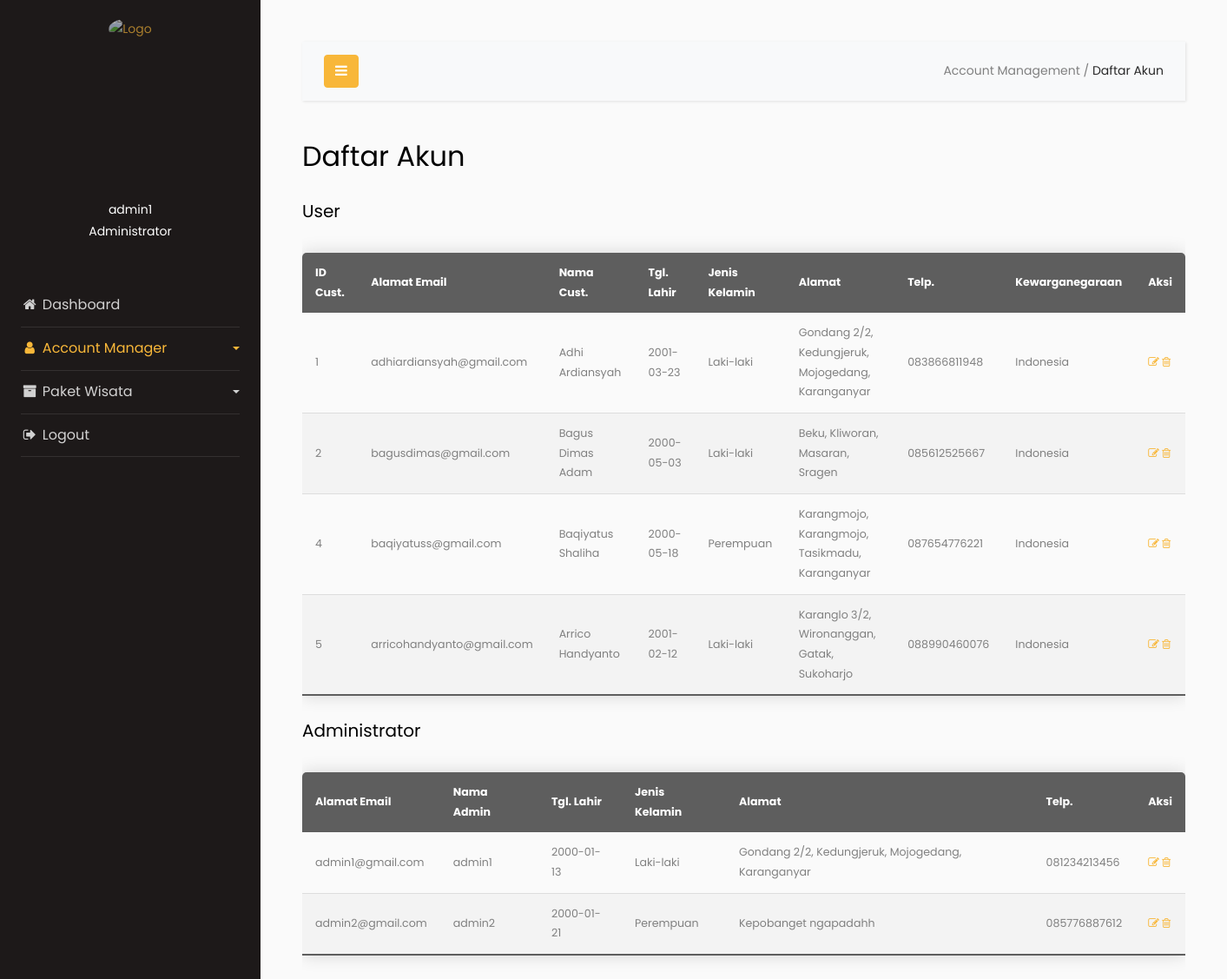
The app's page /AgenWisata/Admin/ayodolan-admin/daftar-akun.php with its own data.
### tables this page shows
CREATE TABLE `pendaftaran` (
  `id_pelanggan` int(8) NOT NULL,
  `email_pelanggan` varchar(50) NOT NULL,
  `nama_pelanggan` varchar(30) NOT NULL,
  `tglLahir_pelanggan` date NOT NULL,
  `kelamin_pelanggan` varchar(9) NOT NULL,
  `alamat_pelanggan` text NOT NULL,
  `telp_pelanggan` varchar(14) NOT NULL,
  `kewarganegaraan` varchar(20) NOT NULL,
  `kataSandi_pelanggan` varchar(255) NOT NULL
);

CREATE TABLE `pendaftaran_admin` (
  `email_admin` varchar(50) NOT NULL,
  `nama_admin` varchar(30) NOT NULL,
  `tglLahir_admin` date NOT NULL,
  `kelamin_admin` varchar(9) NOT NULL,
  `alamat_admin` text NOT NULL,
  `telp_admin` varchar(14) NOT NULL,
  `kataSandi_admin` varchar(15) NOT NULL
);

### AgenWisata/Admin/ayodolan-admin/daftar-akun.php (the view, shortened to what this page needs)
<!doctype html>
<html lang="en">
  <head>
		<link rel="stylesheet" href="https://stackpath.bootstrapcdn.com/font-awesome/4.7.0/css/font-awesome.min.css">
    <link rel="stylesheet" href="css/style.css">
  </head>
  <body>
		<div class="wrapper d-flex align-items-stretch">
			<nav id="sidebar">
        <div class="logo-brand" style="text-align: center; padding-top: 20px;">
            <a href="index.php"><img src="images/branding-logo.png" alt="Logo" style="opacity: .8; width: 85%;"></a>
        </div>
				<div class="p-4 pt-5">
          <div class="user">
            <a href="" class="img logo rounded-circle mb-5" style="background-image: url(images/user-2-icon.png); margin-bottom: 0px !important;"></a>
          </div>
          <div class="user" style="padding-top: 15px;">
            <p align="center">
              admin1<br>
              Administrator
            </p>
          </div>
	        <ul class="list-unstyled components mb-5" style="margin-top: 3rem !important;">
	          <li>
	            <a href="index.php"><i class="fa fa-fw fa-home"></i> Dashboard</a>
	          </li>
	          <li class="active">
              <a href="#pageSubmenu" data-toggle="collapse" aria-expanded="false" class="dropdown-toggle">
                <i class="fa fa-fw fa-user"></i> Account Manager
              </a>
	          </li>
	          <li>
              <a href="#homeSubmenu" data-toggle="collapse" aria-expanded="false" class="dropdown-toggle">
                <i class="fa fa-fw fa-archive"></i> Paket Wisata
              </a>
	          </li>
	          <li>
              <a href="#"><i class="fa fa-fw fa-sign-out"></i> Logout</a>
	          </li>
	        </ul>
	      </div>
    	</nav>
      <div id="content" class="p-4 p-md-5">
        <nav class="navbar navbar-expand-lg navbar-light bg-light">
          <div class="container-fluid">
            <button type="button" id="sidebarCollapse" class="btn btn-primary">
              <i class="fa fa-bars"></i>
            </button>
            <div class="collapse navbar-collapse" id="navbarSupportedContent">
              <ul class="nav navbar-nav ml-auto">
                <li class="nav-item active">
                  <a>Account Management / </a>
                  <a href="daftar-akun.php" style="color: #292929;">Daftar Akun</a>
                </li>
              </ul>
            </div>
          </div>
        </nav>
        <h2 class="mb-4">Daftar Akun</h2>
          <h5>User</h5>
            <?php
              require('config.php');
              $sql = "SELECT * FROM pendaftaran";
              $result = mysqli_query($conn, $sql);
              if($result->num_rows > 0) {
                  echo "<div style='overflow-x:auto;'><table class='content-table'>
                  <thead>
                    <tr>
                      <th>ID Cust.</th>
                      <th>Alamat Email</th>
                      <th>Nama Cust.</th>
                      <th>Tgl. Lahir</th>
                      <th>Jenis Kelamin</th>
                      <th>Alamat</th>
                      <th>Telp.</th>
                      <th>Kewarganegaraan</th>
                      <th>Aksi</th>
                    </tr>
                  </thead>";
                  while($row = $result -> fetch_assoc()){
                      echo "<tr><td>" . $row["id_pelanggan"]. "</td>
                      <td>" . $row["email_pelanggan"]. "</td>
                      <td>" . $row["nama_pelanggan"]. "</td>
                      <td>" . $row["tglLahir_pelanggan"]. "</td>
                      <td>" . $row["kelamin_pelanggan"]. "</td>
                      <td>" . $row["alamat_pelanggan"]. "</td>
                      <td>" . $row["telp_pelanggan"]. "</td>
                      <td>" . $row["kewarganegaraan"]. "</td>
                      <td>
                      <a href='edit-user.php?target=".$row["id_pelanggan"]."'> <i class='fa fa-pencil-square-o'></i>
                      <a href=hapus-user.php?id=".$row["id_pelanggan"]." onclick=\"return confirm('Apakah anda yakin untuk menghapus?')\"><i class='fa fa-trash-o'></i></a>
                      </td>
                  </tr>";
                    }
                  echo "</table></div>";
              } else {
                  echo "Tidak ada data";
              }
            ?>
          <h5>Administrator</h5>
            <?php
                require('config.php');
                $sql = "SELECT * FROM pendaftaran_admin";
                $result = mysqli_query($conn, $sql);
                if($result->num_rows > 0) {
                    echo "<div style='overflow-x:auto;'><table class='content-table'>
                    <thead>
                      <tr>
                        <th>Alamat Email</th>
                        <th>Nama Admin</th>
                        <th>Tgl. Lahir</th>
                        <th>Jenis Kelamin</th>
                        <th>Alamat</th>
                        <th>Telp.</th>
                        <th>Aksi</th>
                      </tr>
                    </thead>";
                    while($row = $result -> fetch_assoc()){
                        echo "<tr><td>" . $row["email_admin"]. "</td>
                        <td>" . $row["nama_admin"]. "</td>
                        <td>" . $row["tglLahir_admin"]. "</td>
                        <td>" . $row["kelamin_admin"]. "</td>
                        <td>" . $row["alamat_admin"]. "</td>
                        <td>" . $row["telp_admin"]. "</td>
                        <td>
                        <a href='edit-admin.php?target=".$row["email_admin"]."'> <i class='fa fa-pencil-square-o'></i>
                        <a href=hapus-admin.php?id=".$row["email_admin"]." onclick=\"return confirm('Apakah anda yakin untuk menghapus?')\"><i class='fa fa-trash-o'></i></a>
                        </td>
                    </tr>";
                      }
                    echo "</table></div>";
                } else {
                    echo "Tidak ada data";
                }
              ?>
      </div>
		</div>
  </body>
</html>

### records on screen
pendaftaran: id_pelanggan "1", email_pelanggan "adhiardiansyah@gmail.com", nama_pelanggan "Adhi Ardiansyah", tglLahir_pelanggan "2001-03-23", kelamin_pelanggan "Laki-laki", alamat_pelanggan "Gondang 2/2, Kedungjeruk, Mojogedang, Karanganyar", telp_pelanggan "083866811948", kewarganegaraan "Indonesia"
pendaftaran: id_pelanggan "2", email_pelanggan "bagusdimas@gmail.com", nama_pelanggan "Bagus Dimas Adam", tglLahir_pelanggan "2000-05-03", kelamin_pelanggan "Laki-laki", alamat_pelanggan "Beku, Kliworan, Masaran, Sragen", telp_pelanggan "085612525667", kewarganegaraan "Indonesia"
pendaftaran: id_pelanggan "4", email_pelanggan "baqiyatuss@gmail.com", nama_pelanggan "Baqiyatus Shaliha", tglLahir_pelanggan "2000-05-18", kelamin_pelanggan "Perempuan", alamat_pelanggan "Karangmojo, Karangmojo, Tasikmadu, Karanganyar", telp_pelanggan "087654776221", kewarganegaraan "Indonesia"
pendaftaran: id_pelanggan "5", email_pelanggan "arricohandyanto@gmail.com", nama_pelanggan "Arrico Handyanto", tglLahir_pelanggan "2001-02-12", kelamin_pelanggan "Laki-laki", alamat_pelanggan "Karanglo 3/2, Wironanggan, Gatak, Sukoharjo", telp_pelanggan "088990460076", kewarganegaraan "Indonesia"
pendaftaran_admin: email_admin "admin1@gmail.com", nama_admin "admin1", tglLahir_admin "2000-01-13", kelamin_admin "Laki-laki", alamat_admin "Gondang 2/2, Kedungjeruk, Mojogedang, Karanganyar", telp_admin "081234213456"
pendaftaran_admin: email_admin "admin2@gmail.com", nama_admin "admin2", tglLahir_admin "2000-01-21", kelamin_admin "Perempuan", alamat_admin "Kepobanget ngapadahh", telp_admin "085776887612"
